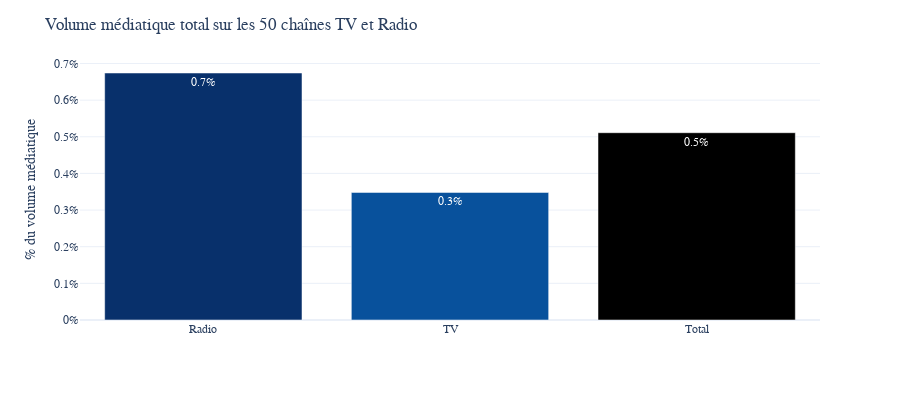

The code cell stored with this chart in its notebook:
### Code cell
fig = px.bar(media_time.reset_index(),x = "index",y = "media_part",height = 400,text_auto = ".1%")
fig.update_layout(yaxis_tickformat='0%',
                  title = "Volume médiatique total sur les 50 chaînes TV et Radio",
                  font_family="Poppins",yaxis_title="% du volume médiatique",xaxis_title = "")
fig.update_traces(marker_color=[COLOR_RADIO,COLOR_TV])
fig

### Figure 1 — Plotly figure (JSON) as saved in the notebook; plotly's stock layout.template omitted (floating-point values rounded to 4 significant figures)
{"data": [{"alignmentgroup": "True", "hovertemplate": "index=%{x}<br>media_part=%{y}<extra></extra>", "legendgroup": "", "marker": {"color": ["#08306b", "#08519c"], "pattern": {"shape": ""}}, "name": "", "offsetgroup": "", "orientation": "v", "showlegend": false, "textposition": "auto", "texttemplate": "%{y:.1%}", "x": ["Radio", "TV", "Total"], "xaxis": "x", "y": [0.006741, 0.003481, 0.005111], "yaxis": "y", "type": "bar"}], "layout": {"xaxis": {"anchor": "y", "domain": [0, 1], "title": {"text": ""}}, "yaxis": {"anchor": "x", "domain": [0, 1], "title": {"text": "% du volume médiatique"}, "tickformat": "0%"}, "legend": {"tracegroupgap": 0}, "margin": {"t": 60}, "barmode": "relative", "height": 400, "font": {"family": "Poppins"}, "title": {"text": "Volume médiatique total sur les 50 chaînes TV et Radio"}}}
